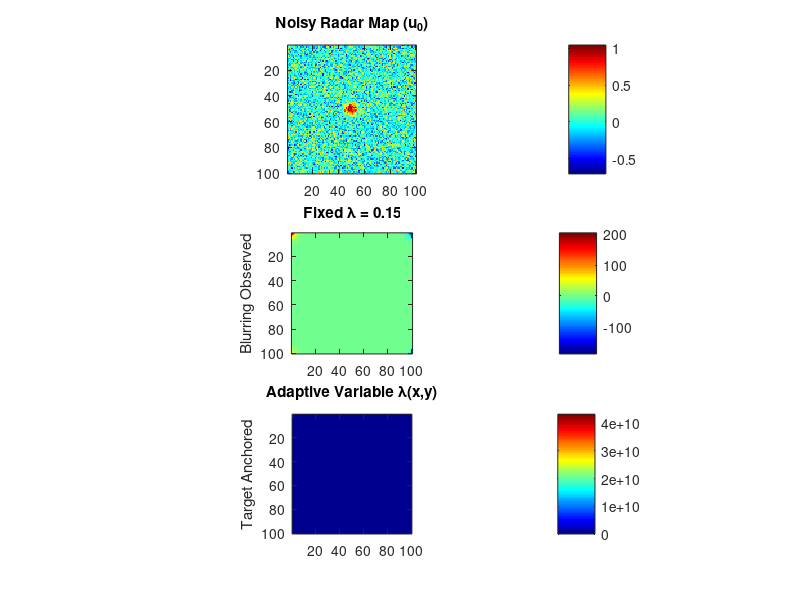
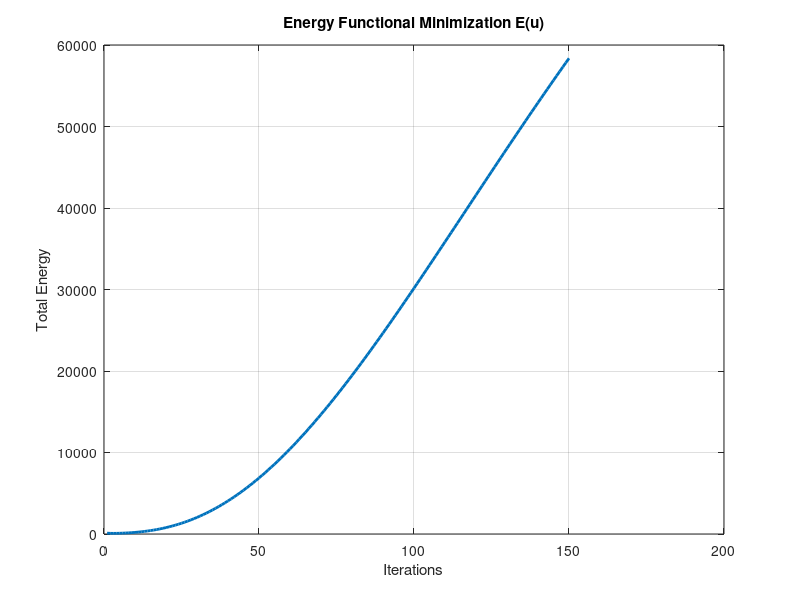
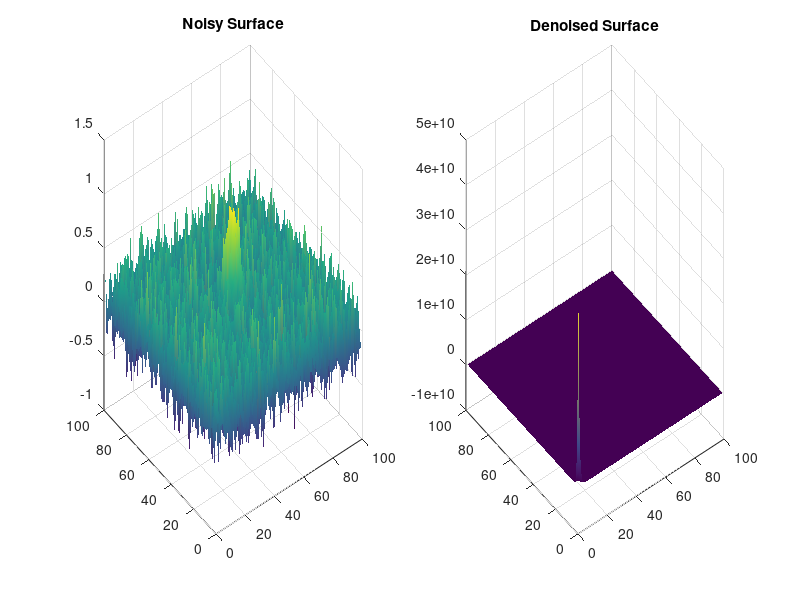

The MATLAB script that drew these images, in order:
%% ECE 6560: 2D Radar Clutter Suppression via Variational PDE
% Author: Carlos Ceballos
% Description: Implementation of Gradient Descent for L2 Tikhonov Regularization

clear; clc; close all;

%% 1. Parameters & Synthetic Data Generation
N = 100;                % Grid size (NxN)
h = 1;                  % Spatial step
dt = 0.1;               % Time step (Must be <= h^2/4 for stability)
num_iter = 150;         % Number of iterations
lambda_base = 0.15;     % Background fidelity (Smoothing dominant)
gamma = 5.0;            % Gradient scaling for variable fidelity

% Create a synthetic target (Gaussian Blob)
[X, Y] = meshgrid(1:N, 1:N);
target = exp(-((X-N/2).^2 + (Y-N/2).^2) / 20);

% Add Clutter (Gaussian Noise)
u0 = target + 0.2 * randn(N, N);
u_fixed = u0;           % For Experiment 1%
u_var = u0;             % For Experiment 2

%% 2. Experiment 2: Pre-compute Variable Fidelity Map lambda(x,y)
% We increase lambda where the initial gradient is high to "anchor" targets
[gx, gy] = gradient(u0);
grad_mag = sqrt(gx.^2 + gy.^2);
lambda_map = lambda_base + gamma * (grad_mag / max(grad_mag(:)));

%% 3. Numerical Evolution (Gradient Descent)
energy_fixed = zeros(num_iter, 1);

for n = 1:num_iter
    % --- Experiment 1: Fixed Fidelity ---
    % 5-point stencil Laplacian (Central Differences)
    Laplacian_f = del2(u_fixed) * 4; 
    
    % Update Step: u_next = u_curr + dt * (Laplacian - lambda*(u - u0))
    u_fixed = u_fixed + dt * (Laplacian_f - lambda_base * (u_fixed - u0));
    
    % --- Experiment 2: Variable Fidelity ---
    Laplacian_v = del2(u_var) * 4;
    u_var = u_var + dt * (Laplacian_v - lambda_map .* (u_var - u0));
    
    % Track Energy Functional for Exp 1 (Math Validation)
    [ux, uy] = gradient(u_fixed);
    reg_term = 0.5 * sum(ux(:).^2 + uy(:).^2);
    fid_term = 0.5 * lambda_base * sum((u_fixed(:) - u0(:)).^2);
    energy_fixed(n) = reg_term + fid_term;
end

%% 4. Visualization
% FIGURE 1: Vertical arrangement (3x1) for better report fit
figure('Position', [100, 100, 500, 900]);

subplot(3,1,1);
imagesc(u0); colormap jet; axis image;
title('Noisy Radar Map (u_0)');
colorbar;

subplot(3,1,2);
imagesc(u_fixed); colormap jet; axis image;
title(['Fixed \lambda = ', num2str(lambda_base)]);
ylabel('Blurring Observed');
colorbar;

subplot(3,1,3);
imagesc(u_var); colormap jet; axis image;
title('Adaptive Variable \lambda(x,y)');
ylabel('Target Anchored');
colorbar;

% FIGURE 2: Energy convergence (unchanged)
figure;
plot(1:num_iter, energy_fixed, 'LineWidth', 2);
grid on;
title('Energy Functional Minimization E(u)');
xlabel('Iterations'); ylabel('Total Energy');

% FIGURE 3: 3D Surface comparison (unchanged)
figure;
subplot(1,2,1); surf(u0); shading interp; title('Noisy Surface');
subplot(1,2,2); surf(u_var); shading interp; title('Denoised Surface');
